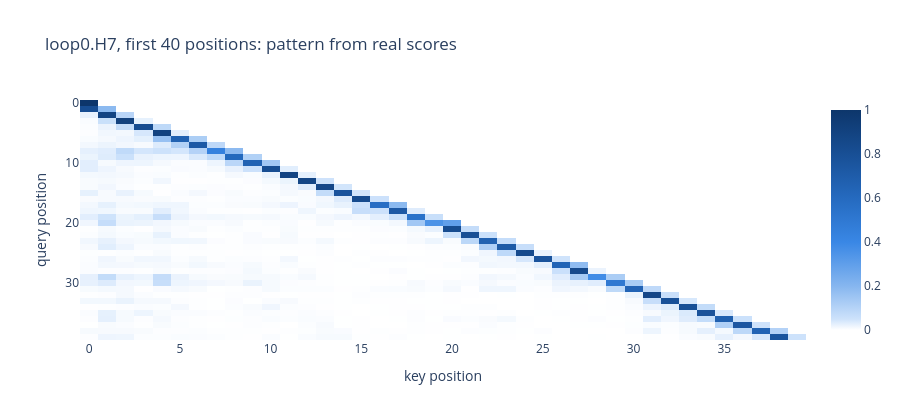

Source (notebook cell):
### Code cell
pos_only = terms["position x position"]
patterns = {"real scores": sum(terms.values()),
            "position x position only": pos_only,
            "everything except position x position": sum(terms.values()) - pos_only}
for label, sc_ in patterns.items():
    pat = sc_.masked_fill(~valid, float("-inf")).softmax(-1)
    print(f"{label:40s}: mean attention to the previous token {pat[:, D, D - 1].mean():.3f}")
    imshow(pat[0, :40, :40], labels={"x": "key position", "y": "query position"}, zmin=0, zmax=1,
           title=f"{name(PREV)}, first 40 positions: pattern from {label}", height=420)

### Figure 1 — Plotly figure (JSON) as saved in the notebook; plotly's stock layout.template omitted (floating-point values rounded to 4 significant figures; data arrays with more than 128 entries replaced by an {"elided": "..."} marker saying what was removed)
{"data": [{"coloraxis": "coloraxis", "hovertemplate": "key position: %{x}<br>query position: %{y}<br>color: %{z}<extra></extra>", "name": "0", "type": "heatmap", "xaxis": "x", "yaxis": "y", "z": {"elided": "40x40 float values"}}], "layout": {"coloraxis": {"autocolorscale": false, "cmax": 1, "cmin": 0, "colorscale": [[0, "#ffffff"], [0.05, "#cde2fb"], [0.2, "#86b6ef"], [0.4, "#3987e5"], [0.6, "#256abf"], [0.8, "#184f95"], [1, "#0d366b"]]}, "height": 420, "title": {"text": "loop0.H7, first 40 positions: pattern from real scores"}, "xaxis": {"anchor": "y", "domain": [0, 1], "title": {"text": "key position"}}, "yaxis": {"anchor": "x", "autorange": "reversed", "domain": [0, 1], "title": {"text": "query position"}}}}
